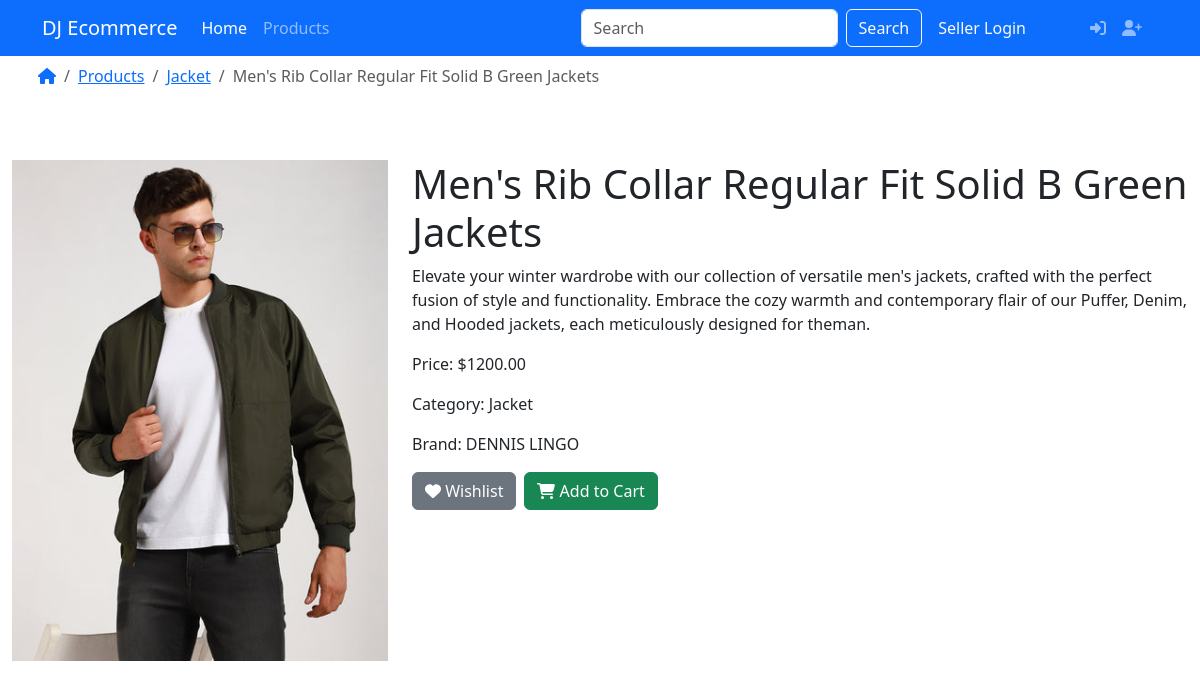
Page /product/mens-rib-collar-regular-fit-solid-b-green-jackets/ on the committed database.
### products/models.py (models this page shows)
class Product(models.Model):
    title = models.CharField(max_length = 244)
    brand = models.CharField(max_length = 255, default="N/A")
    category = models.ForeignKey(Category, on_delete = models.DO_NOTHING)
    price = models.DecimalField(max_digits=10, decimal_places=2)
    seller = models.ForeignKey(User, on_delete=models.CASCADE)
    description = models.TextField()
    image= models.ImageField(upload_to='product/')
    slug = models.SlugField(max_length= 255, unique= True)
    created_at = models.DateTimeField(auto_now_add = True)
    updated_at = models.DateTimeField(auto_now = True)

class Category(models.Model):
    name = models.CharField(max_length=255)
    logo = models.ImageField(upload_to='category/')
    slug = models.SlugField(max_length=255, unique = True)
    def __str__(self):
        return self.name

### products/views.py (the view)
# urls.py: path('product/<slug:slug>/', product_detail, name='product_detail'),
def product_detail(request,slug):
    product = get_object_or_404(Product, slug=slug)
    return render(
        request, 'products/detail.html',
        context={'product': product}
    )

### templates/products/detail.html (shortened to what this page needs)
{% extends 'layout/base.html' %}
{% load static %}
{% load crispy_forms_tags %}
{% block content %}
<div class="container p-2 text-center">
    <div class="row">
        <div class="col-md-12">
            <nav class="breadcrumb">
                <a class="breadcrumb-item" href="{% url 'index' %}">
                    <i class="fas fa-home"></i>
                </a>
                <a class="breadcrumb-item" href="{% url 'product_list' %}">
                    Products
                </a>
                <a class="breadcrumb-item" href="{% url 'product_list_by_category' product.category.slug %}">
                    {{ product.category }}
                </a>
                <span class="breadcrumb-item active" aria-current="page">
                    {{ product.title }}
                </span>
            </nav>
        </div>
    </div>
</div>
<div class="container-fluid py-5">
    <div class="row">
        <div class="col-md-4 text-center">
            <img src="{{ product.image.url }}" class="img-fluid" alt="{{ product.name }}">
        </div>
        <div class="col-md-8">
            <h1>{{ product.title }}</h1>
            <p>{{ product.description }}</p>
            <p>Price: ${{ product.price }}</p>
            <p>Category: {{ product.category }}</p>
            <p>Brand: {{ product.brand }}</p>
            {% if user.is_authenticated and user.groups.all.0.name == 'seller' %}
            <a href="{% url 'product_edit' product.slug %}" class="btn btn-primary">
                <i class="fas fa-edit"></i> Edit Product
            </a>
            <a href="{% url 'product_delete' product.slug %}" class="btn btn-danger">
                <i class="fas fa-trash"></i> Delete Product
            </a>
            <a href="" class="btn btn-success">
                <i class="fas fa-plus"></i> Add Image
            </a>
            {% else %}
            <div class="d-flex justify-content-start mt-2 gap-2">
                <a href="{% url 'wishlist_add' product.slug %}" class="btn btn-secondary">
                    <i class="fas fa-heart"></i> Wishlist
                </a>
                <a href="{% url 'add_product' product.slug %}" class="btn btn-success">
                    <i class="fas fa-shopping-cart"></i> Add to Cart
                </a>
            </div>
            {% endif %}
        </div>
    </div>
</div>
{% endblock content %}

### rows in the picture
Product: category "Jacket", title "Men's Rib Collar Regular Fit Solid B Green Jackets", image (picture), description "Elevate your winter wardrobe with our collection of versatile men's jackets, crafted with the perfect fusion of style and functionality. Embrace the cozy warmth and contemporary flair of our Puffer, Denim, and Hooded jackets, each meticulously designed for theman.", price "1200.00", brand "DENNIS LINGO"
